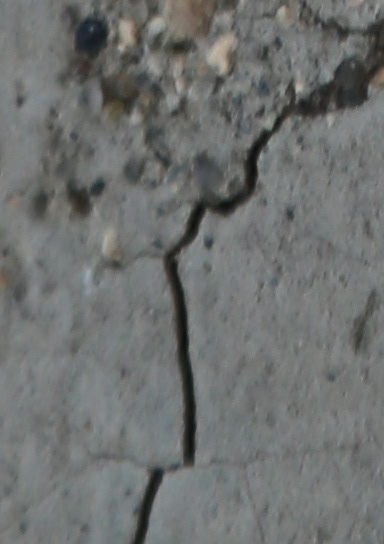
#> input picture datasets/deepcrack/test_img/7Q3A9060-3_Rotated_90.jpg, 384 x 544 px
$ python -i coordinates_provider.py   (imports and definitions only)   (older library calls are emulated)
#> lines starting #> are read from the running program, lines starting #| are printed output that depends on the picture; after the words box and inside, x2 and y2 are one past the last pixel; in counts of white or black regions, pixels touching at a corner belong together
import math

import numpy as np
import os
import sys
import ntpath
import time
from . import util, html
from subprocess import Popen, PIPE
#from scipy.misc import imresize
from PIL import Image
if sys.version_info[0] == 2:
    VisdomExceptionBase = Exception
else:
    VisdomExceptionBase = ConnectionError
from sklearn.cluster import KMeans
import cv2
import numpy as np
from PIL import Image
from skimage import color


def apply_kmeans_to_thresholded_image(image):
    gray_image = (color.rgb2gray(image))
    image_flat = gray_image.astype('float32').reshape((-1, 1))
    kmeans = KMeans(n_clusters=2, n_init=10, random_state=0).fit(image_flat)
    segmented_image = kmeans.labels_.reshape(gray_image.shape)
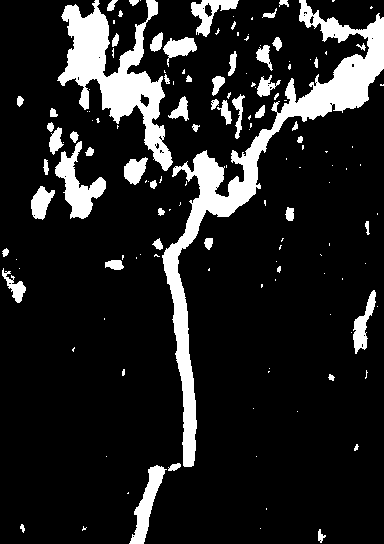
#> segmented_image: shape (544, 384) int32; values 0 (black) and 1 (white), 13.7% white; 144 white regions (88 under 20 px), largest, box (x1, y1, x2, y2) and area: (162, 0, 384, 467) 12002, (57, 0, 173, 171) 6931, (55, 141, 106, 219) 1550

    if segmented_image.dtype != np.uint8:
       segmented_image = segmented_image.astype(np.uint8)

    num_labels, labels, stats, centroids = cv2.connectedComponentsWithStats(segmented_image, connectivity=8)
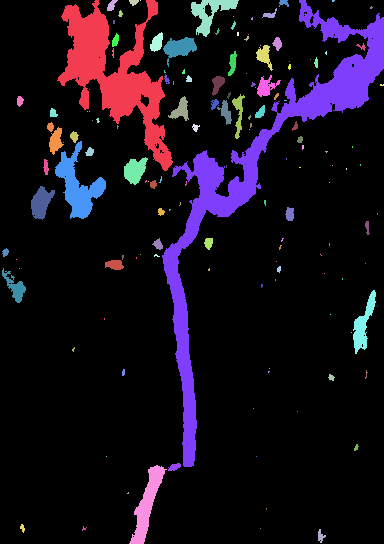
#> labels: shape (544, 384) int32; 145 distinct labels, from 0 to 144; one colour per label, 0 black
#> num_labels = 145; stats = 145 rows, first 6: [0, 0, 384, 544, 180200], [57, 0, 116, 171, 6931], [107, 0, 11, 11, 70], [129, 0, 10, 6, 41], [140, 0, 1, 1, 1], [191, 0, 48, 37, 709]; centroids = 145 pairs, first value 5.02 to 381.4, second value 0 to 535.8

    output = np.zeros_like(segmented_image, dtype=np.uint8)
    h,w = output.shape
#> h = 544; w = 384

    for i in range(1, num_labels):
        componentMask = (labels == i).astype(np.uint8) * 255
        if stats[i, cv2.CC_STAT_AREA] > 0.08 * math.sqrt(h*h + w*w):
            output = cv2.bitwise_or(output, componentMask)
#> this loop made 144 passes
#> pass 1, in apply_kmeans_to_thresholded_image, `componentMask = (labels == i).astype(np.uint8) * 255`:
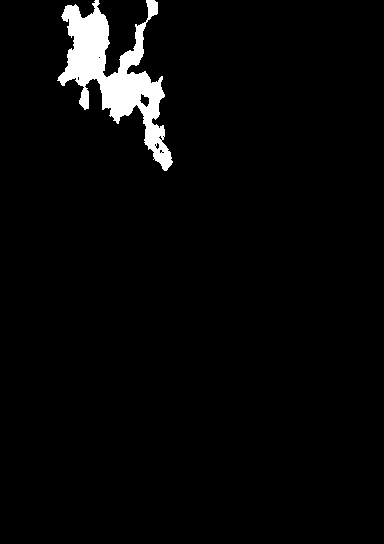
#> componentMask: shape (544, 384); 3.3% white; 1 white region, box (x1, y1, x2, y2) and area: (57, 0, 173, 171) 6931
#> pass 2, in apply_kmeans_to_thresholded_image, `componentMask = (labels == i).astype(np.uint8) * 255`:
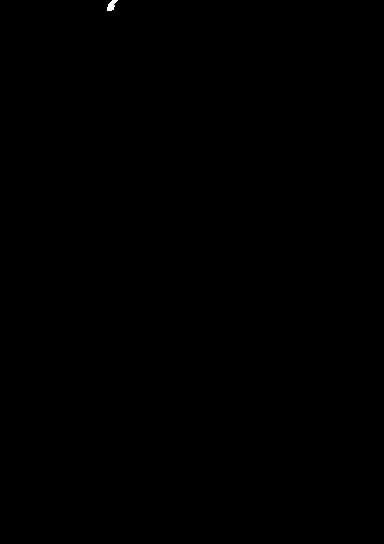
#> componentMask: shape (544, 384); 0.03% white; 1 white region, box (x1, y1, x2, y2) and area: (107, 0, 118, 11) 70
#> after the loop:
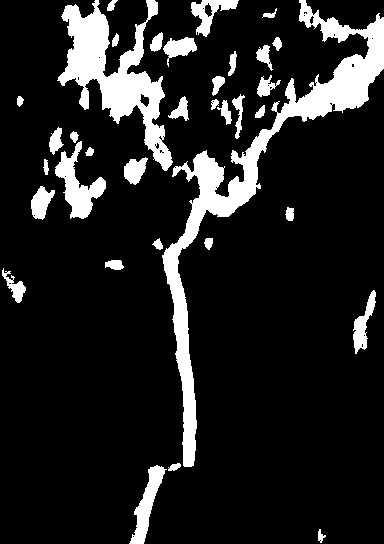
#> output: shape (544, 384); 13.2% white; 35 white regions, largest, box (x1, y1, x2, y2) and area: (162, 0, 384, 467) 12002, (57, 0, 173, 171) 6931, (55, 141, 106, 219) 1550
    output = (output > 0).astype(np.uint8) * 255
    return output


# [105 lines left out: functions find_coordinates, save_fused_only_binary, not called in this run]

>>> import cv2
>>> picture = cv2.cvtColor(cv2.imread('../datasets/deepcrack/test_img/7Q3A9060-3_Rotated_90.jpg'), cv2.COLOR_BGR2RGB)
>>> result = apply_kmeans_to_thresholded_image(picture)
